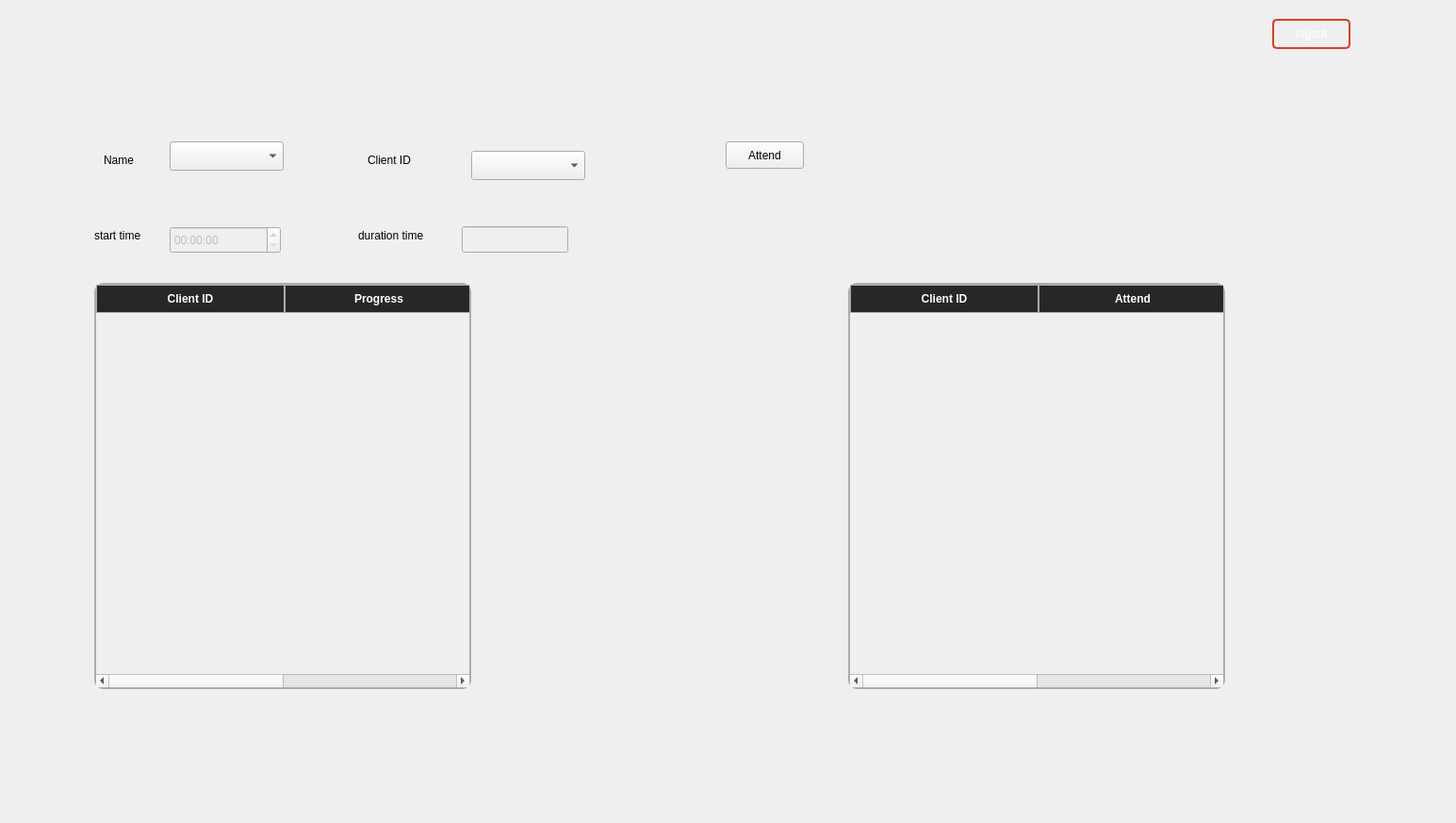
      <widget class="QWidget" name="CoachPage">
       <widget class="QFrame" name="frame">
        <property name="geometry">
         <rect>
          <x>0</x>
          <y>0</y>
          <width>1536</width>
          <height>864</height>
         </rect>
        </property>
        <property name="styleSheet">
         <string notr="true">QFrame#frame {	
	background-image: url(:/bg/fitora.png);
    background-position: center;
    background-repeat: no-repeat;
    background-size: cover;
    border: none;
}</string>
        </property>
        <property name="frameShape">
         <enum>QFrame::Shape::StyledPanel</enum>
        </property>
        <property name="frameShadow">
         <enum>QFrame::Shadow::Raised</enum>
        </property>
        <widget class="QPushButton" name="logOut_3">
         <property name="geometry">
          <rect>
           <x>1350</x>
           <y>20</y>
           <width>83</width>
           <height>32</height>
          </rect>
         </property>
         <property name="cursor">
          <cursorShape>PointingHandCursor</cursorShape>
         </property>
         <property name="styleSheet">
          <string notr="true">QPushButton {
    background: transparent;          
    border: 2px solid #DC3E22;         
    border-radius: 5px;                
    color: white;                       
    padding: 5px 10px;                 
}
QPushButton:hover {
    background: rgba(220, 62, 34, 0.1);  
}
QPushButton:pressed {
    background: rgba(220, 62, 34, 0.2); 
}</string>
         </property>
         <property name="text">
          <string>logout</string>
         </property>
        </widget>
        <widget class="QComboBox" name="trainings">
         <property name="geometry">
          <rect>
           <x>180</x>
           <y>150</y>
           <width>121</width>
           <height>31</height>
          </rect>
         </property>
        </widget>
        <widget class="QLabel" name="label_3">
         <property name="geometry">
          <rect>
           <x>110</x>
           <y>160</y>
           <width>63</width>
           <height>20</height>
          </rect>
         </property>
         <property name="text">
          <string>Name</string>
         </property>
        </widget>
        <widget class="QTimeEdit" name="StimeEdit">
         <property name="enabled">
          <bool>false</bool>
         </property>
         <property name="geometry">
          <rect>
           <x>180</x>
           <y>240</y>
           <width>118</width>
           <height>29</height>
          </rect>
         </property>
        </widget>
        <widget class="QLineEdit" name="DtimlineEdit">
         <property name="enabled">
          <bool>false</bool>
         </property>
         <property name="geometry">
          <rect>
           <x>490</x>
           <y>240</y>
           <width>113</width>
           <height>28</height>
          </rect>
         </property>
        </widget>
        <widget class="QLabel" name="label_23">
         <property name="geometry">
          <rect>
           <x>100</x>
           <y>240</y>
           <width>81</width>
           <height>20</height>
          </rect>
         </property>
         <property name="text">
          <string>start time </string>
         </property>
        </widget>
        <widget class="QLabel" name="label_24">
         <property name="geometry">
          <rect>
           <x>380</x>
           <y>240</y>
           <width>91</width>
           <height>20</height>
          </rect>
         </property>
         <property name="text">
          <string>duration time </string>
         </property>
        </widget>
        <widget class="QTableWidget" name="clientsTable">
         <property name="geometry">
          <rect>
           <x>100</x>
           <y>300</y>
           <width>400</width>
           <height>431</height>
          </rect>
         </property>
         <property name="styleSheet">
          <string notr="true">QTableWidget, QTableView {
	color: rgb(255, 255, 255);
    background-color: transparent;
    border: 2px solid #ADABAB;
    border-radius: 10px;
    gridline-color: #ADABAB;  
    selection-background-color: rgba(255, 165, 0, 60); 
}


QHeaderView::section {
    background-color: #272727;
    color: #ffffff;
   border: 0.5px solid #ADABAB;
    padding: 5px;
    font-weight: bold;
}


/* رأس الزاوية (اللي بين الأرقام والأعمدة) */
QTableCornerButton::section {
    background-color: transparent;
    border: none;
}

/* خلايا الجدول */
QTableView::item, QTableWidget::item {
    background-color: transparent;
    border: none;
    padding: 4px;
}


QScrollBar:vertical, QScrollBar:horizontal {
    background: transparent;
    border: none;
    width: 10px;
    height: 10px;
    margin: 0px;
}

QScrollBar::handle:vertical, QScrollBar::handle:horizontal {
    background: #DC3E22;
    border-radius: 5px;
    min-height: 20px;
    min-width: 20px;
}

QScrollBar::add-line, QScrollBar::sub-line {
    background: none;
    border: none;
    height: 0px;
    width: 0px;
}

QScrollBar::add-page, QScrollBar::sub-page {
    background: none;
}
</string>
         </property>
         <property name="autoScrollMargin">
          <number>0</number>
         </property>
         <property name="tabKeyNavigation">
          <bool>false</bool>
         </property>
         <property name="showDropIndicator" stdset="0">
          <bool>false</bool>
         </property>
         <property name="dragDropOverwriteMode">
          <bool>false</bool>
         </property>
         <attribute name="horizontalHeaderVisible">
          <bool>true</bool>
         </attribute>
         <attribute name="horizontalHeaderCascadingSectionResizes">
          <bool>true</bool>
         </attribute>
         <attribute name="horizontalHeaderDefaultSectionSize">
          <number>200</number>
         </attribute>
         <column>
          <property name="text">
           <string>Client ID</string>
          </property>
         </column>
         <column>
          <property name="text">
           <string>Progress</string>
          </property>
         </column>
        </widget>
        <widget class="QComboBox" name="clientId">
         <property name="geometry">
          <rect>
           <x>500</x>
           <y>160</y>
           <width>121</width>
           <height>31</height>
          </rect>
         </property>
        </widget>
        <widget class="QPushButton" name="beattended">
         <property name="geometry">
          <rect>
           <x>770</x>
           <y>150</y>
           <width>83</width>
           <height>29</height>
          </rect>
         </property>
         <property name="text">
          <string>Attend</string>
         </property>
        </widget>
        <widget class="QLabel" name="label_5">
         <property name="geometry">
          <rect>
           <x>390</x>
           <y>160</y>
           <width>63</width>
           <height>20</height>
          </rect>
         </property>
         <property name="text">
          <string>Client ID</string>
         </property>
        </widget>
        <widget class="QTableWidget" name="attendTable">
         <property name="geometry">
          <rect>
           <x>900</x>
           <y>300</y>
           <width>400</width>
           <height>431</height>
          </rect>
         </property>
         <property name="styleSheet">
          <string notr="true">QTableWidget, QTableView {
	color: rgb(255, 255, 255);
    background-color: transparent;
    border: 2px solid #ADABAB;
    border-radius: 10px;
    gridline-color: #ADABAB;  
    selection-background-color: rgba(255, 165, 0, 60); 
}


QHeaderView::section {
    background-color: #272727;
    color: #ffffff;
   border: 0.5px solid #ADABAB;
    padding: 5px;
    font-weight: bold;
}


/* رأس الزاوية (اللي بين الأرقام والأعمدة) */
QTableCornerButton::section {
    background-color: transparent;
    border: none;
}

/* خلايا الجدول */
QTableView::item, QTableWidget::item {
    background-color: transparent;
    border: none;
    padding: 4px;
}


QScrollBar:vertical, QScrollBar:horizontal {
    background: transparent;
    border: none;
    width: 10px;
    height: 10px;
    margin: 0px;
}

QScrollBar::handle:vertical, QScrollBar::handle:horizontal {
    background: #DC3E22;
    border-radius: 5px;
    min-height: 20px;
    min-width: 20px;
}

QScrollBar::add-line, QScrollBar::sub-line {
    background: none;
    border: none;
    height: 0px;
    width: 0px;
}

QScrollBar::add-page, QScrollBar::sub-page {
    background: none;
}
</string>
         </property>
         <property name="autoScrollMargin">
          <number>0</number>
         </property>
         <property name="tabKeyNavigation">
          <bool>false</bool>
         </property>
         <property name="showDropIndicator" stdset="0">
          <bool>false</bool>
         </property>
         <property name="dragDropOverwriteMode">
          <bool>false</bool>
         </property>
         <attribute name="horizontalHeaderVisible">
          <bool>true</bool>
         </attribute>
         <attribute name="horizontalHeaderCascadingSectionResizes">
          <bool>true</bool>
         </attribute>
         <attribute name="horizontalHeaderDefaultSectionSize">
          <number>200</number>
         </attribute>
         <column>
          <property name="text">
           <string>Client ID</string>
          </property>
         </column>
         <column>
          <property name="text">
           <string>Attend</string>
          </property>
         </column>
        </widget>
       </widget>
      </widget>
